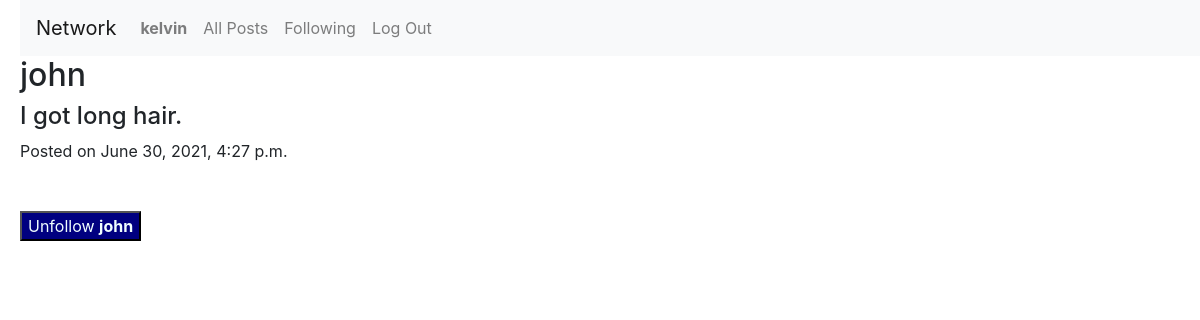
/profile/john (signed in), run on the app's committed database.
### network/models.py (models this page shows)
class User(AbstractUser):
    pass

class Post(models.Model):
    poster = models.ForeignKey(User, on_delete=models.SET_NULL, null=True)
    post = models.TextField()
    date = models.DateTimeField(auto_now_add=True)

### network/views.py (the view, shortened to what this page needs)
# urls.py: path("profile/<str:username>", views.profile, name="profile"),
def profile(request, username):
    try:
        User.objects.get(username=username)
    except ObjectDoesNotExist:
        return HttpResponse("User does not exist")
    userprofile = User.objects.get(username=username)
    followinglist = Follow.objects.filter(follower=request.user).values_list('following', flat=True)
    if request.user.is_authenticated:
        return render(request, "network/profile.html", {
            "userprofile": userprofile,
            "user_posts": Post.objects.filter(poster=userprofile),
            "follows": Follow.objects.filter(follower=request.user),
            "followinglist": followinglist
        })
    else:
        return render(request, "network/profile.html", {
            "userprofile": userprofile,
            "user_posts": Post.objects.filter(poster=userprofile),
            "follows": None
        })

### network/templates/network/profile.html (shortened to what this page needs)
{% extends "network/layout.html" %}
{% block body %}
<h2>{{ userprofile.username }}</h2>
{% for post in user_posts %}
<div class="user_post">
    <h4>{{ post.post }}</h4>
    Posted on {{ post.date }}
</div>
{% empty %}
<p>This person has not posted</p>
{% endfor %}
<br>
<br>
{% if user.is_authenticated %}
    {% if request.user != userprofile %}
        <form method="POST" action="{% url 'profile' user.username%}">
            {% if userprofile.id in followinglist %}
                <button type="submit">Unfollow <strong>{{ userprofile.username }}</strong></button>
            {% else %}
                <button type="submit">Follow <strong>{{ userprofile.username }}</strong></button>
            {% endif %}
        </form>
    {% endif %}
{% else %}
    <div>Please login to see more.</div>
{% endif %}
{% endblock %}

### network/templates/network/layout.html (shortened to what this page needs)
{% load static %}
<!DOCTYPE html>
<html lang="en">
    <head>
        <link rel="stylesheet" href="https://stackpath.bootstrapcdn.com/bootstrap/4.4.1/css/bootstrap.min.css">
        <link href="{% static 'network/styles.css' %}" rel="stylesheet">
    </head>
    <body>
        <nav class="navbar navbar-expand-lg navbar-light bg-light">
            <a class="navbar-brand" href="#">Network</a>
            <div>
              <ul class="navbar-nav mr-auto">
                {% if user.is_authenticated %}
                    <li class="nav-item">
                        <a class="nav-link" href="#"><strong>{{ user.username }}</strong></a>
                    </li>
                {% endif %}
                <li class="nav-item">
                  <a class="nav-link" href="{% url 'index' %}">All Posts</a>
                </li>
                {% if user.is_authenticated %}
                    <li class="nav-item">
                        <a class="nav-link" href="{% url 'following' %}">Following</a>
                    </li>
                    <li class="nav-item">
                        <a class="nav-link" href="{% url 'logout' %}">Log Out</a>
                    </li>
                {% endif %}
              </ul>
            </div>
          </nav>
        <div class="body">
            {% block body %}
            {% endblock %}
        </div>
    </body>
</html>

### network/static/network/styles.css (style rules this page uses)
body { padding-left:20px; }
button { color: azure; background-color: navy; }

### data on the page
User: username "kelvin"
User: username "john"
Post: post "I got long hair.", date "June 30, 2021, 4:27 p.m."
